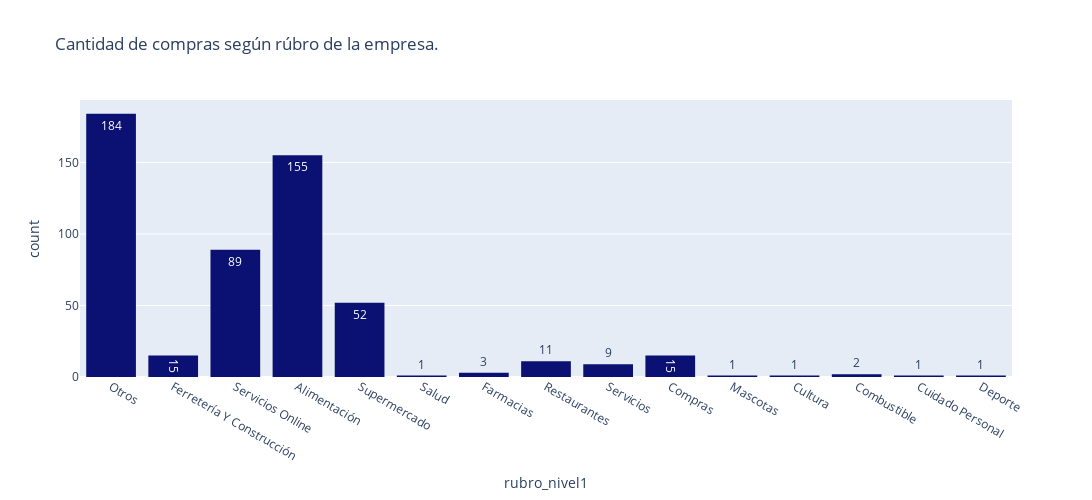

Notebook source saved alongside this figure:
### Code cell
px.histogram(compra_cliente, x='rubro_nivel1', text_auto=True,
             title='Cantidad de compras según rúbro de la empresa.',
             width=1100, height=500, color_discrete_sequence=['#0A1172'])

### Figure 1 — Plotly figure (JSON) as saved in the notebook; plotly's stock layout.template omitted (floating-point values rounded to 4 significant figures; data arrays with more than 128 entries replaced by an {"elided": "..."} marker saying what was removed)
{"data": [{"alignmentgroup": "True", "bingroup": "x", "hovertemplate": "rubro_nivel1=%{x}<br>count=%{y}<extra></extra>", "legendgroup": "", "marker": {"color": "#0A1172", "pattern": {"shape": ""}}, "name": "", "offsetgroup": "", "orientation": "v", "showlegend": false, "texttemplate": "%{value}", "type": "histogram", "x": {"elided": "540 str values"}, "xaxis": "x", "yaxis": "y"}], "layout": {"barmode": "relative", "height": 500, "legend": {"tracegroupgap": 0}, "title": {"text": "Cantidad de compras según rúbro de la empresa."}, "width": 1100, "xaxis": {"anchor": "y", "autorange": true, "domain": [0, 1], "range": [-0.5, 14.5], "title": {"text": "rubro_nivel1"}, "type": "category"}, "yaxis": {"anchor": "x", "autorange": true, "domain": [0, 1], "range": [0, 193.7], "title": {"text": "count"}}}}
